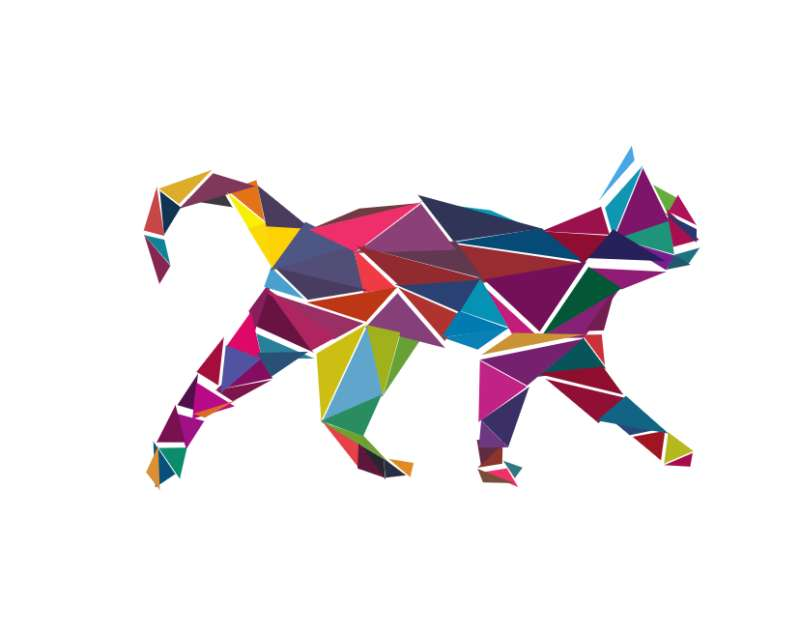
#> input picture images/multicolor1.jpg, 800 x 632 px
$ python -i image_processing.py   (imports and definitions only)
#> lines starting #> are read from the running program, lines starting #| are printed output that depends on the picture; after the words box and inside, x2 and y2 are one past the last pixel; in counts of white or black regions, pixels touching at a corner belong together
#> further down, picture is the input picture: shape (632, 800, 3); mean B, G, R 229.4, 226.1, 232.9
# image_processing.py

"""
图像处理模块
-----------------------

Author: keeleycenc
Created on: 2023-12-27
Last Modified: 2024-01-01

Description:
    该模块提供了OpenCV处理图像的功能

Dependencies:
    - OpenCV
"""

import cv2


# [23 lines left out: function remove_background, not called in this run]


def detect_contours(image):
    """
    图像轮廓检测

    Args:
        image (numpy.ndarray): 输入的图像。

    Returns:
        numpy.ndarray: 绘制了轮廓的图像。
    """
    # 将图像转换为灰度图
    gray = cv2.cvtColor(image, cv2.COLOR_BGR2GRAY)
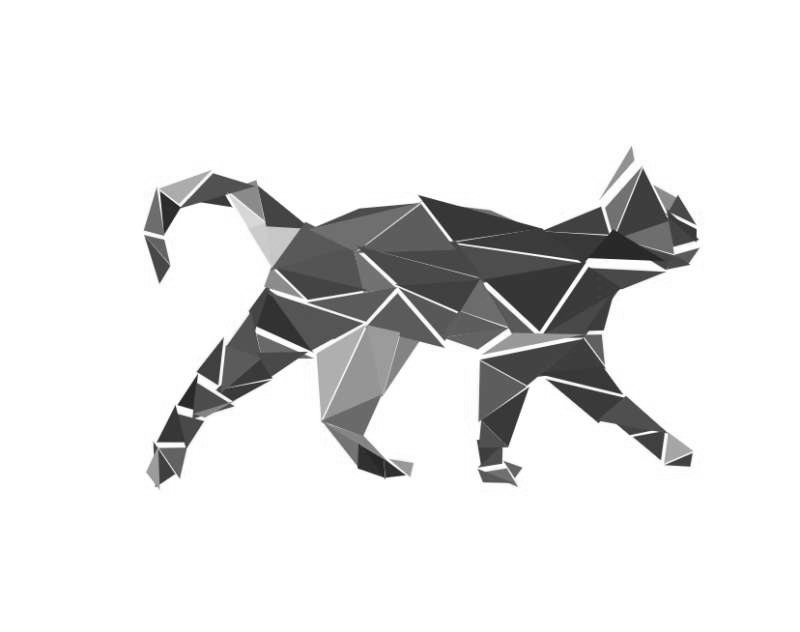
#> gray: shape (632, 800); min 19, max 255, mean 228.5

    # 应用二值化
    _, thresh = cv2.threshold(gray, 0, 255, cv2.THRESH_BINARY_INV + cv2.THRESH_OTSU)
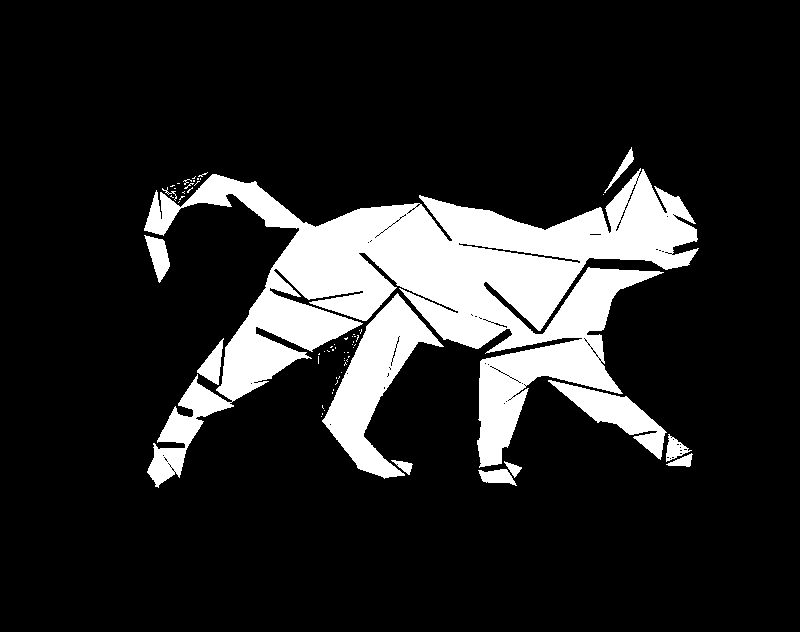
#> thresh: shape (632, 800); 15% white; 65 white regions (53 under 20 px)

    # 寻找轮廓
    contours, _ = cv2.findContours(thresh, cv2.RETR_TREE, cv2.CHAIN_APPROX_SIMPLE)
#> contours = 197 contours, 179 with area under 20; largest, box (x1, y1, x2, y2) and area: (144, 168, 699, 488) 60758, (322, 293, 444, 479) 7842, (548, 380, 667, 460) 2746, (144, 235, 170, 283) 599, (197, 338, 224, 385) 524

    # 在原图上绘制轮廓
    image_with_contours = image.copy()
    cv2.drawContours(image_with_contours, contours, -1, (0, 255, 0), 3)
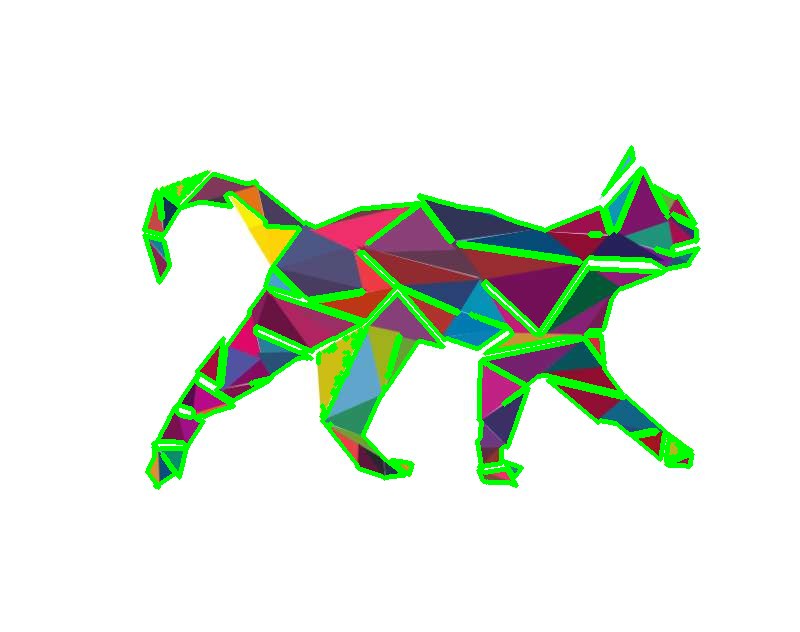
#> image_with_contours: shape (632, 800, 3); 5.81% of pixels changed, all inside (x1, y1, x2, y2) = (142, 145, 701, 490)

    return image_with_contours


# [59 lines left out: functions remove_backgrounds, resize_image_to_same_size, ensure_color_images, not called in this run]

>>> import cv2
>>> picture = cv2.imread('../images/multicolor1.jpg')
>>> result = detect_contours(picture)

$ run again, on images/multicolor2.jpg
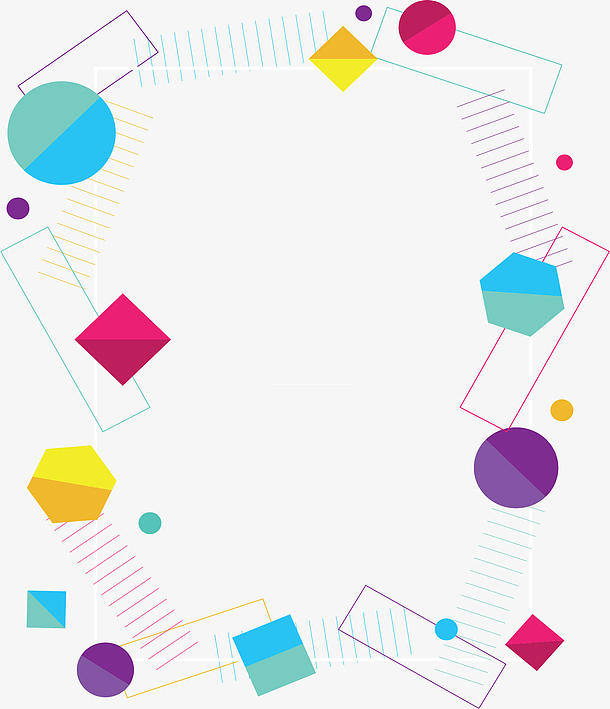
#> input picture images/multicolor2.jpg, 610 x 709 px
#> picture is the input picture: shape (709, 610, 3); mean B, G, R 235.3, 234, 234.2
#> in detect_contours, `_, thresh = cv2.threshold(gray, 0, 255, cv2.THRESH_BINARY_INV + cv2.TH..`:
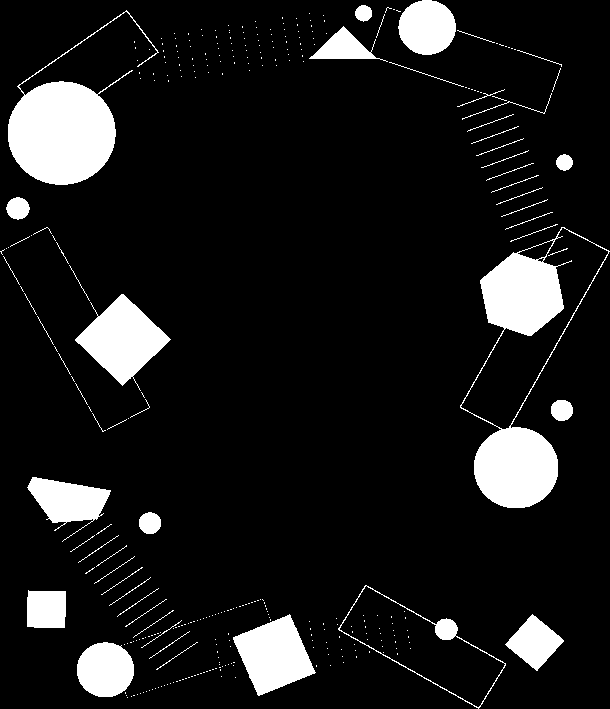
#> thresh: shape (709, 610); 10.4% white; 335 white regions (277 under 20 px)
#> contours = 341 contours, 322 with area under 20; largest, box (x1, y1, x2, y2) and area: (460, 227, 610, 508) 19278, (8, 10, 159, 185) 8764, (338, 585, 506, 709) 8612, (460, 227, 609, 430) 8580, (339, 585, 506, 708) 8101
#> in detect_contours, `cv2.drawContours(image_with_contours, contours, -1, (0, 255, 0), 3)`:
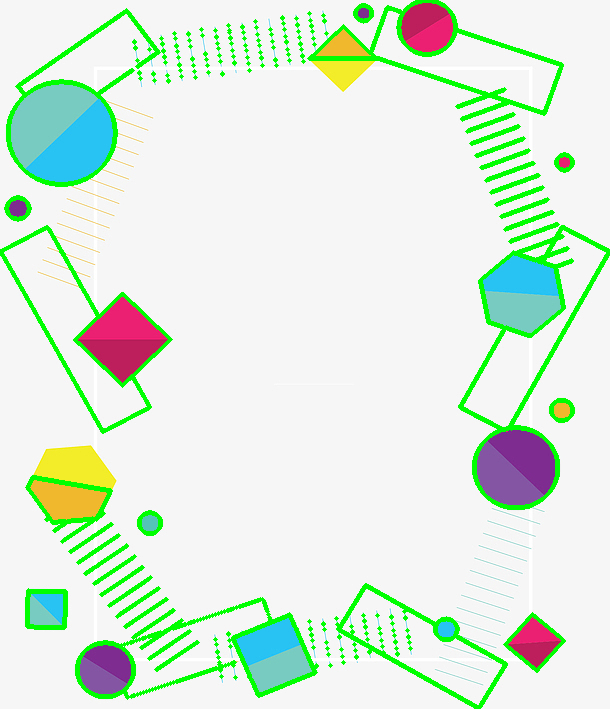
#> image_with_contours: shape (709, 610, 3); 7.04% of pixels changed, all inside (x1, y1, x2, y2) = (0, 0, 610, 709)
